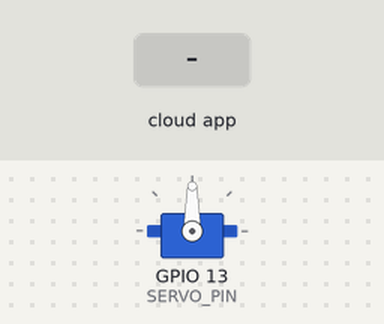
The program below on a simulated ESP32-S3. Shown: servo. The test bench sets the inputs (shaded band). The ROS host is connected and sends only what is stated; what the program prints to the serial monitor is not drawn.

Above: at 6.2 s.
6.3 s: the phone or cloud app sets face_position to 1
Timing chart, 0 to 9.3 s (numbered marks = the images above; inputs shaded):
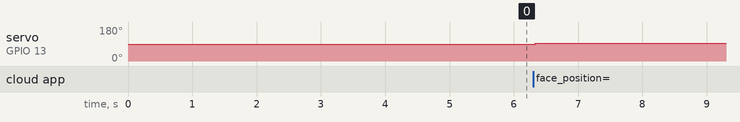

The program:

main.cpp
```cpp
#include <Arduino.h>
#include <micro_ros_arduino.h>
#include <rcl/rcl.h>
#include <rclc/rclc.h>
#include <rclc/executor.h>
#include <std_msgs/msg/int32.h>
#include <ESP32Servo.h>

#define SERVO_PIN 13
#define WIFI_SSID "WIFI_SSID"
#define WIFI_PASS "WIFI_PASS"
#define AGENT_IP  "AGENT_IP"
#define AGENT_PORT 8888

Servo servo;
int current_angle = 90;

rcl_node_t node;
rcl_subscription_t subscriber;
std_msgs__msg__Int32 msg;
rclc_executor_t executor;
rclc_support_t support;
rcl_allocator_t allocator;

void subscription_callback(const void * msgin) {
    const std_msgs__msg__Int32 * msg = (const std_msgs__msg__Int32 *)msgin;
    Serial.println("Received: " + String(msg->data));

    if (msg->data == 1) {
        current_angle = min(current_angle + 3, 180);
    } else if (msg->data == -1) {
        current_angle = max(current_angle - 3, 0);
    }

    servo.write(current_angle);
}

void setup() {
    Serial.begin(115200);
    delay(3000);
    Serial.println("Setup started");
    servo.attach(SERVO_PIN);
    servo.write(current_angle);

    set_microros_wifi_transports(WIFI_SSID, WIFI_PASS, AGENT_IP, AGENT_PORT);
    delay(2000);

    Serial.println("Transport set");

    allocator = rcl_get_default_allocator();
    rclc_support_init(&support, 0, NULL, &allocator);
    rclc_node_init_default(&node, "servo_node", "", &support);

    rclc_subscription_init_best_effort(
        &subscriber, &node,
        ROSIDL_GET_MSG_TYPE_SUPPORT(std_msgs, msg, Int32),
        "face_position"
    );

    rclc_executor_init(&executor, &support.context, 1, &allocator);
    rclc_executor_add_subscription(&executor, &subscriber, &msg, &subscription_callback, ON_NEW_DATA);
}

void loop() {
    rclc_executor_spin_some(&executor, RCL_MS_TO_NS(100));
    delay(100);
}
```

Measured:
- after the input at 6.3 s, servo on GPIO 13 (SERVO_PIN): 90° → 93° at once
